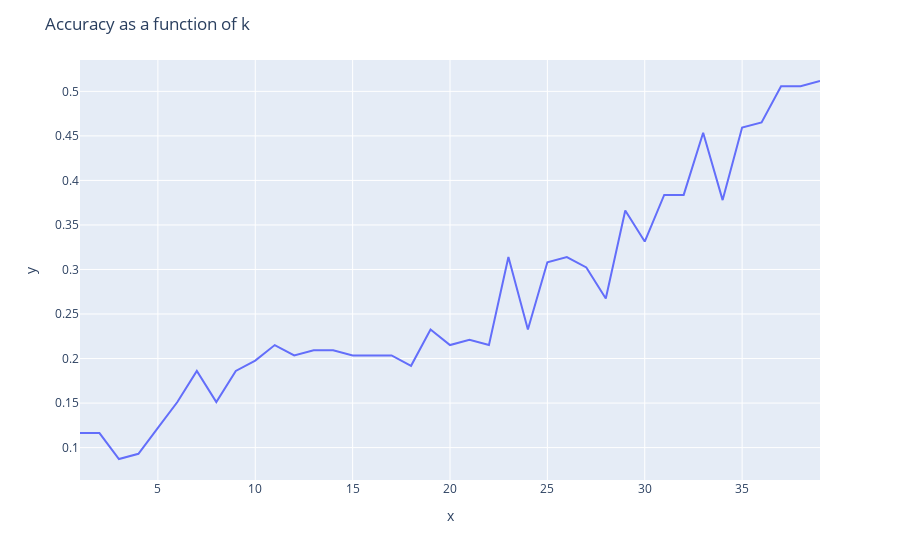

Here is the notebook cell this chart was saved with:
### Markdown cell above
k=11 gives the highest accuracy of 0.8372093 with the Cossine Similarity metric on the training data

### Code cell
## Find k that gives the highest accuracy with hamming metric on training data
plot_accuracy(hamming, train)

### Figure 1 — Plotly figure (JSON) as saved in the notebook; plotly's stock layout.template omitted (floating-point values rounded to 4 significant figures)
{"data": [{"hovertemplate": "x=%{x}<br>y=%{y}<extra></extra>", "legendgroup": "", "line": {"color": "#636efa", "dash": "solid"}, "marker": {"symbol": "circle"}, "mode": "lines", "name": "", "orientation": "v", "showlegend": false, "type": "scatter", "x": [1, 2, 3, 4, 5, 6, 7, 8, 9, 10, 11, 12, 13, 14, 15, 16, 17, 18, 19, 20, 21, 22, 23, 24, 25, 26, 27, 28, 29, 30, 31, 32, 33, 34, 35, 36, 37, 38, 39], "xaxis": "x", "y": [0.1163, 0.1163, 0.08721, 0.09302, 0.1221, 0.1512, 0.186, 0.1512, 0.186, 0.1977, 0.2151, 0.2035, 0.2093, 0.2093, 0.2035, 0.2035, 0.2035, 0.1919, 0.2326, 0.2151, 0.2209, 0.2151, 0.314, 0.2326, 0.3081, 0.314, 0.3023, 0.2674, 0.3663, 0.3314, 0.3837, 0.3837, 0.4535, 0.3779, 0.4593, 0.4651, 0.5058, 0.5058, 0.5116], "yaxis": "y"}], "layout": {"legend": {"tracegroupgap": 0}, "margin": {"t": 60}, "title": {"text": "Accuracy as a function of k"}, "xaxis": {"anchor": "y", "domain": [0, 1], "title": {"text": "x"}}, "yaxis": {"anchor": "x", "domain": [0, 1], "title": {"text": "y"}}}}
